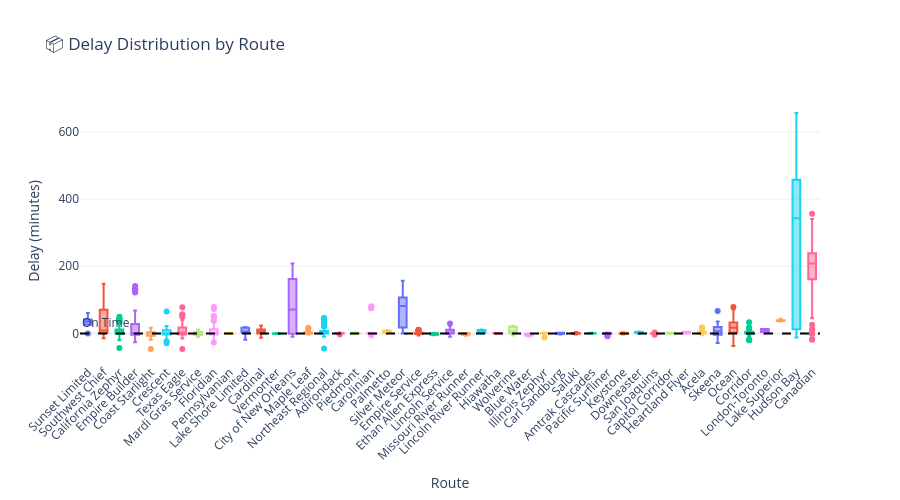

The notebook cell saved with this chart:
### Markdown cell above
## 3.4 Delay Distribution by Route

### Code cell
# box plot of delay distributions by route
box_data = df_trains[
    (df_trains['status'] == 'Departed') & 
    (df_trains['delay_arrival_min'].notna())
].copy()

# only routes with enough data
route_counts = box_data['route_name'].value_counts()
valid_routes = route_counts[route_counts >= 3].index
box_data = box_data[box_data['route_name'].isin(valid_routes)]

if len(box_data) > 0:
    fig = px.box(
        box_data,
        x='route_name',
        y='delay_arrival_min',
        color='route_name',
        title='📦 Delay Distribution by Route',
        labels={'delay_arrival_min': 'Delay (minutes)', 'route_name': 'Route'},
    )
    fig.update_layout(
        xaxis_tickangle=-45,
        height=500,
        template='plotly_white',
        showlegend=False,
        font=dict(size=12)
    )
    fig.add_hline(y=0, line_dash="dash", line_color="black", 
                  annotation_text="On Time", annotation_position="top left")
    fig.show()
else:
    print("Not enough data for box plots")
